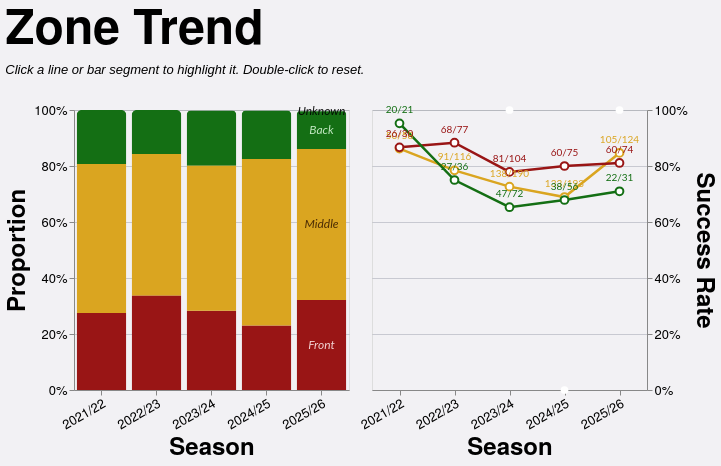

Express this chart as Vega-Lite.
### Vega-Lite specification from a JSON file in a GitHub repository (floating-point values rounded to 4 significant figures; data arrays with more than 128 entries replaced by an {"elided": "..."} marker saying what was removed)
{"config": {"axis": {"labelFont": "PT Sans Narrow, Helvetica Neue, Helvetica, Arial, sans-serif", "titleFont": "PT Sans Narrow, Helvetica Neue, Helvetica, Arial, sans-serif", "labelFontSize": 13, "titleFontSize": 24, "gridColor": "#202947", "gridOpacity": 0.2, "zindex": 1}, "text": {"font": "Lato, sans-serif"}, "bar": {"cornerRadiusEnd": 5}, "header": {"labelFont": "PT Sans Narrow, Helvetica Neue, Helvetica, Arial, sans-serif", "titleFont": "PT Sans Narrow, Helvetica Neue, Helvetica, Arial, sans-serif", "labelFontSize": 24, "titleFontSize": 28, "labelFontWeight": "bold", "orient": "left"}, "legend": {"labelFont": "PT Sans Narrow, Helvetica Neue, Helvetica, Arial, sans-serif", "titleFont": "PT Sans Narrow, Helvetica Neue, Helvetica, Arial, sans-serif", "labelFontSize": 14, "titleFontSize": 16, "titlePadding": 5, "fillColor": "white", "strokeColor": "black", "padding": 10, "titleFontWeight": "lighter", "titleFontStyle": "italic", "titleColor": "gray", "offset": 10}, "title": {"font": "PT Sans Narrow, Helvetica Neue, Helvetica, Arial, sans-serif", "fontSize": 48, "fontWeight": "bold", "anchor": "start", "align": "center", "titlePadding": 20, "subtitlePadding": 10, "subtitleFontSize": 13, "subtitleColor": "", "subtitleFontStyle": "italic", "offset": 15, "color": "black"}, "axisX": {"labelAngle": 0}, "facet": {"title": null, "header": null, "align": {"row": "each", "column": "each"}}, "resolve": {"scale": {"y": "independent", "facet": "independent"}}, "background": "#f2f1f4", "scale": {"offsetBandPaddingOuter": 0.2, "offsetBandPaddingInner": 0.1}}, "hconcat": [{"layer": [{"mark": {"type": "bar", "opacity": 0.85}, "encoding": {"color": {"field": "area", "legend": null, "scale": {"domain": ["Front", "Middle", "Back"], "range": ["#991515", "goldenrod", "#146f14"]}, "sort": ["Front", "Middle", "Back"], "type": "nominal"}, "opacity": {"condition": {"param": "param_11", "value": 1.0, "empty": true}, "value": 0.2}, "order": {"field": "stack_order", "sort": "ascending", "type": "quantitative"}, "stroke": {"value": "transparent"}, "tooltip": [{"field": "season", "title": "Season", "type": "nominal"}, {"field": "area", "title": "Zone", "type": "nominal"}, {"field": "attempts", "format": ",.0f", "title": "Attempts", "type": "quantitative"}, {"field": "won", "format": ",.0f", "title": "Won", "type": "quantitative"}, {"field": "success_rate", "format": ".1%", "title": "Success Rate", "type": "quantitative"}], "x": {"axis": {"labelAngle": -30}, "field": "season", "sort": ["2021/22", "2022/23", "2023/24", "2024/25", "2025/26"], "title": "Season", "type": "nominal"}, "y": {"axis": {"format": "%", "orient": "left"}, "field": "attempts", "stack": "normalize", "title": "Proportion", "type": "quantitative"}}, "name": "view_7", "transform": [{"filter": "(loSquad == 'All' || datum.squad == loSquad) && (loGameType == 'All' || (loGameType == 'League + Cup' && (datum.game_type == 'League' || datum.game_type == 'Cup')) || (loGameType == 'League only' && datum.game_type == 'League') || datum.game_type == loGameType) && (loThrower == 'All' || datum.thrower == loThrower) && (loJumper == 'All' || datum.jumper == loJumper) && (loNumbers == 'All' || datum.numbers == loNumbers)"}, {"aggregate": [{"op": "count", "as": "attempts"}, {"op": "sum", "field": "won", "as": "won"}], "groupby": ["season", "area"]}, {"calculate": "datum.won / datum.attempts", "as": "success_rate"}, {"calculate": "datum.won + '/' + datum.attempts", "as": "won_attempts_label"}, {"calculate": "datum.area == 'Front' ? 0 : datum.area == 'Middle' ? 1 : datum.area == 'Back' ? 2 : 999", "as": "stack_order"}]}, {"mark": {"type": "text", "align": "center", "baseline": "middle", "fontSize": 12, "fontStyle": "italic"}, "encoding": {"color": {"field": "text_label_color", "legend": null, "scale": null, "type": "nominal"}, "opacity": {"condition": {"param": "param_11", "value": 0.9, "empty": true}, "value": 0.3}, "text": {"field": "area", "type": "nominal"}, "x": {"axis": {"labelAngle": -30}, "field": "season", "sort": ["2021/22", "2022/23", "2023/24", "2024/25", "2025/26"], "title": "Season", "type": "nominal"}, "y": {"field": "mid_y", "scale": {"domain": [0, 1]}, "type": "quantitative"}}, "transform": [{"filter": "(loSquad == 'All' || datum.squad == loSquad) && (loGameType == 'All' || (loGameType == 'League + Cup' && (datum.game_type == 'League' || datum.game_type == 'Cup')) || (loGameType == 'League only' && datum.game_type == 'League') || datum.game_type == loGameType) && (loThrower == 'All' || datum.thrower == loThrower) && (loJumper == 'All' || datum.jumper == loJumper) && (loNumbers == 'All' || datum.numbers == loNumbers)"}, {"aggregate": [{"op": "count", "as": "attempts"}, {"op": "sum", "field": "won", "as": "won"}], "groupby": ["season", "area"]}, {"calculate": "datum.won / datum.attempts", "as": "success_rate"}, {"calculate": "datum.won + '/' + datum.attempts", "as": "won_attempts_label"}, {"calculate": "datum.area == 'Front' ? 0 : datum.area == 'Middle' ? 1 : datum.area == 'Back' ? 2 : 999", "as": "stack_order"}, {"joinaggregate": [{"op": "sum", "field": "attempts", "as": "season_total"}], "groupby": ["season"]}, {"calculate": "datum.attempts / datum.season_total", "as": "proportion"}, {"window": [{"op": "sum", "field": "proportion", "as": "cum_prop"}], "frame": [null, 0], "groupby": ["season"], "sort": [{"field": "stack_order", "order": "ascending"}]}, {"calculate": "datum.cum_prop - datum.proportion / 2", "as": "mid_y"}, {"calculate": "datum.area == 'Front' ? '#fce8e8' : datum.area == 'Middle' ? '#3d2000' : datum.area == 'Back' ? '#d4f5d4' : 'black'", "as": "text_label_color"}, {"calculate": "toNumber(split(datum.season, '/')[0])", "as": "season_order_num"}, {"window": [{"op": "row_number", "field": "", "as": "season_rank"}], "groupby": ["area"], "sort": [{"field": "season_order_num", "order": "descending"}]}, {"filter": "datum.season_rank == 1"}]}], "height": 280, "width": {"step": 55}}, {"layer": [{"mark": {"type": "line", "point": {"fill": "white", "filled": false, "size": 60}, "strokeWidth": 2.5}, "encoding": {"color": {"field": "area", "legend": null, "scale": {"domain": ["Front", "Middle", "Back"], "range": ["#991515", "goldenrod", "#146f14"]}, "sort": ["Front", "Middle", "Back"], "type": "nominal"}, "detail": {"field": "area", "type": "nominal"}, "opacity": {"condition": {"param": "param_11", "value": 1.0, "empty": true}, "value": 0.2}, "tooltip": [{"field": "season", "title": "Season", "type": "nominal"}, {"field": "area", "title": "Zone", "type": "nominal"}, {"field": "attempts", "format": ",.0f", "title": "Attempts", "type": "quantitative"}, {"field": "won", "format": ",.0f", "title": "Won", "type": "quantitative"}, {"field": "success_rate", "format": ".1%", "title": "Success Rate", "type": "quantitative"}], "x": {"axis": {"labelAngle": -30}, "field": "season", "sort": ["2021/22", "2022/23", "2023/24", "2024/25", "2025/26"], "title": "Season", "type": "nominal"}, "y": {"axis": {"format": "%", "orient": "right"}, "field": "success_rate", "scale": {"domainMax": 1, "nice": true}, "title": "Success Rate", "type": "quantitative"}}, "name": "view_8", "transform": [{"filter": "(loSquad == 'All' || datum.squad == loSquad) && (loGameType == 'All' || (loGameType == 'League + Cup' && (datum.game_type == 'League' || datum.game_type == 'Cup')) || (loGameType == 'League only' && datum.game_type == 'League') || datum.game_type == loGameType) && (loThrower == 'All' || datum.thrower == loThrower) && (loJumper == 'All' || datum.jumper == loJumper) && (loNumbers == 'All' || datum.numbers == loNumbers)"}, {"aggregate": [{"op": "count", "as": "attempts"}, {"op": "sum", "field": "won", "as": "won"}], "groupby": ["season", "area"]}, {"calculate": "datum.won / datum.attempts", "as": "success_rate"}, {"calculate": "datum.won + '/' + datum.attempts", "as": "won_attempts_label"}]}, {"mark": {"type": "text", "align": "center", "baseline": "bottom", "dy": -8, "fontSize": 10}, "encoding": {"color": {"field": "area", "legend": null, "scale": {"domain": ["Front", "Middle", "Back"], "range": ["#991515", "goldenrod", "#146f14"]}, "sort": ["Front", "Middle", "Back"], "type": "nominal"}, "detail": {"field": "area", "type": "nominal"}, "opacity": {"condition": {"param": "param_11", "value": 1.0, "empty": true}, "value": 0.2}, "text": {"field": "won_attempts_label", "type": "nominal"}, "x": {"axis": {"labelAngle": -30}, "field": "season", "sort": ["2021/22", "2022/23", "2023/24", "2024/25", "2025/26"], "title": "Season", "type": "nominal"}, "y": {"axis": {"format": "%", "orient": "right"}, "field": "success_rate", "scale": {"domainMax": 1, "nice": true}, "title": "Success Rate", "type": "quantitative"}}, "transform": [{"filter": "(loSquad == 'All' || datum.squad == loSquad) && (loGameType == 'All' || (loGameType == 'League + Cup' && (datum.game_type == 'League' || datum.game_type == 'Cup')) || (loGameType == 'League only' && datum.game_type == 'League') || datum.game_type == loGameType) && (loThrower == 'All' || datum.thrower == loThrower) && (loJumper == 'All' || datum.jumper == loJumper) && (loNumbers == 'All' || datum.numbers == loNumbers)"}, {"aggregate": [{"op": "count", "as": "attempts"}, {"op": "sum", "field": "won", "as": "won"}], "groupby": ["season", "area"]}, {"calculate": "datum.won / datum.attempts", "as": "success_rate"}, {"calculate": "datum.won + '/' + datum.attempts", "as": "won_attempts_label"}]}], "height": 280, "width": {"step": 55}}], "data": {"name": "data-f7c6b6f226cdd54b9e78e763f6bca2e7"}, "params": [{"name": "loSquad", "value": "All"}, {"name": "loSeason", "value": "All"}, {"name": "loGameType", "value": "All"}, {"name": "loThrower", "value": "All"}, {"name": "loJumper", "value": "All"}, {"name": "loArea", "value": "All"}, {"name": "loNumbers", "value": "All"}, {"name": "param_11", "select": {"type": "point", "clear": "dblclick", "fields": ["area"], "on": "click"}, "views": ["view_7", "view_8"]}], "resolve": {"scale": {"color": "shared"}}, "spacing": 8, "title": {"text": "Zone Trend", "subtitle": "Click a line or bar segment to highlight it. Double-click to reset."}, "$schema": "https://vega.github.io/schema/vega-lite/v5.20.1.json", "datasets": {"data-f7c6b6f226cdd54b9e78e763f6bca2e7": {"elided": "1260 records"}}}
